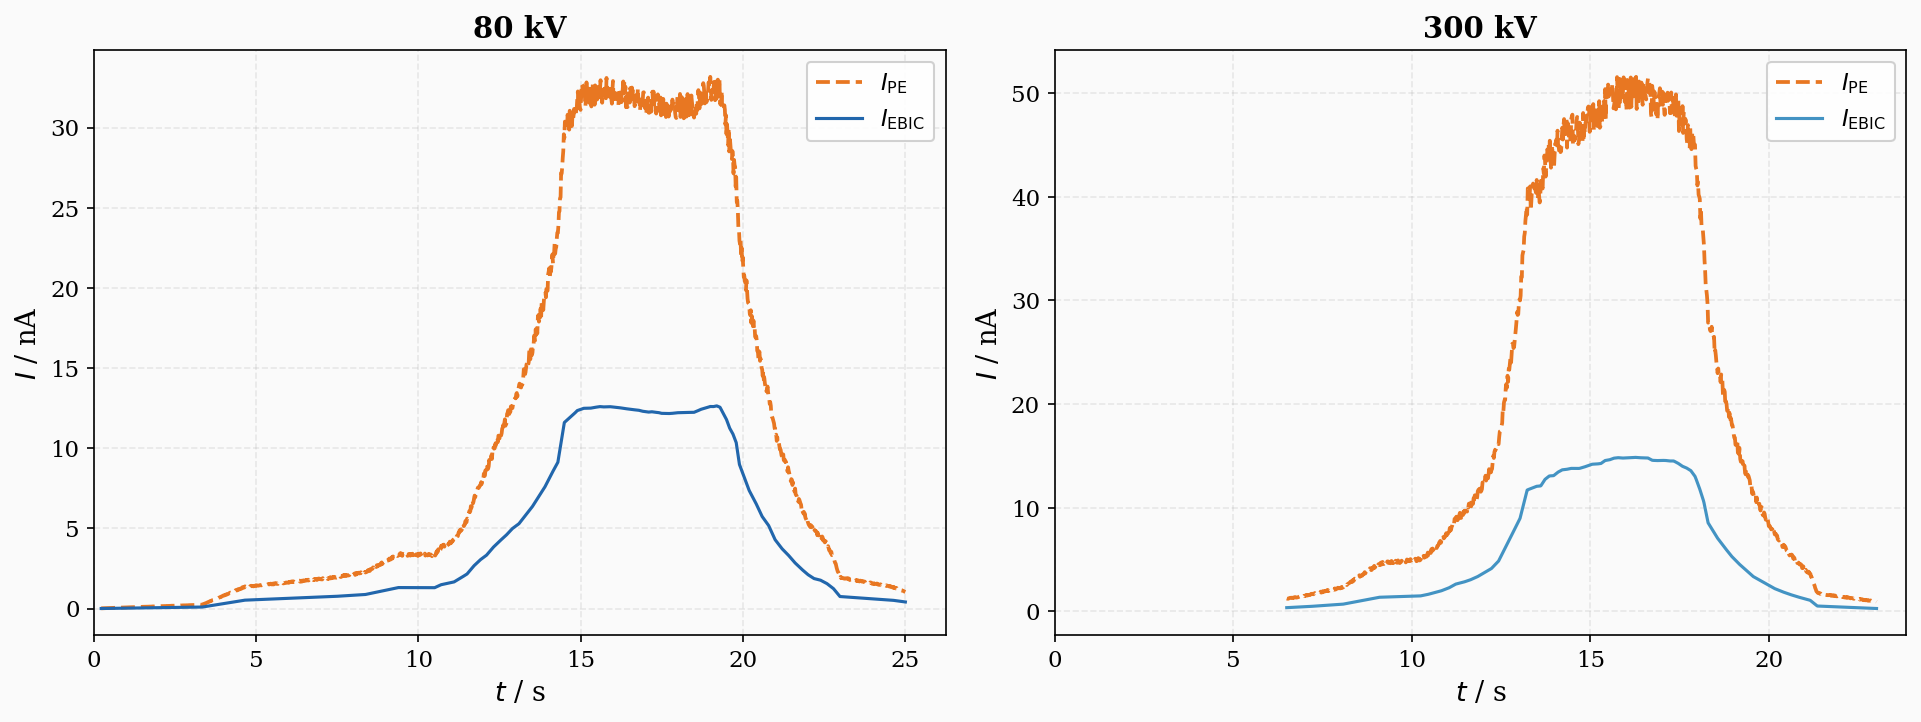

Write the Python code that produced this figure.
"""
Plot I_P and I_se vs t for Linear_80_2025 and Linear_300_2025.
Output: plot_linear_currents.png
"""
import pathlib
import numpy as np
import pandas as pd
import matplotlib.pyplot as plt
from style import RC, C_PE, C_SE, C_SE2, FACECOLOR

HERE = pathlib.Path(__file__).parent
plt.rcParams.update(RC)

lin_80  = pd.read_csv(HERE / "Linear_80_2025.csv");  lin_80.columns  = lin_80.columns.str.strip();  lin_80  = lin_80.dropna()
lin_300 = pd.read_csv(HERE / "Linear_300_2025.csv"); lin_300.columns = lin_300.columns.str.strip(); lin_300 = lin_300.dropna()

fig, (ax1, ax2) = plt.subplots(1, 2, figsize=(13, 5), sharey=False)
fig.patch.set_facecolor(FACECOLOR)

for ax, df, c_se, title in [
    (ax1, lin_80,  C_SE,  "80 kV"),
    (ax2, lin_300, C_SE2, "300 kV"),
]:
    ax.set_facecolor(FACECOLOR)
    ax.plot(df["T/s"], df["I_P/nA"],  color=C_PE, lw=1.8, ls="--", label=r"$I_\mathrm{PE}$")
    ax.plot(df["T/s"], df["I_se/nA"], color=c_se, lw=1.5,           label=r"$I_\mathrm{EBIC}$")
    ax.set_xlim(left=0)
    ax.set_xlabel(r"$t$ / s")
    ax.set_ylabel(r"$I$ / nA")
    ax.set_title(title, fontweight="bold")
    ax.legend(framealpha=0.9)
    ax.grid(alpha=0.25, linestyle="--")

fig.tight_layout(rect=[0, 0, 1, 1])
fig.savefig(HERE / "plot_linear_currents.png")
plt.close(fig)
print("Saved plot_linear_currents.png")
